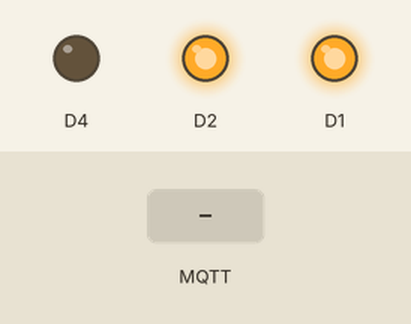
A sketch run on a simulated ESP8266 (NodeMCU). Parts: output pins drawn as LEDs (lit = HIGH). The test bench sets the inputs (shaded band). WiFi joins after 1.5 s; servers stay silent unless stated; no MQTT or app messages arrive unless stated; what the sketch prints to the serial monitor is not drawn.

Above: at 2.7 s.
2.8 s: MQTT message "on" arrives on the first subscribed topic
At 3.3 s:
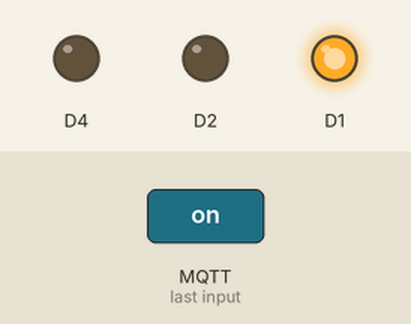
4.3 s: MQTT message "on" arrives on the second subscribed topic
At 5.5 s:
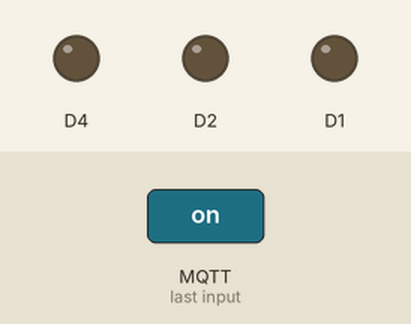
5.8 s: MQTT message "off" arrives on the first subscribed topic
At 6.8 s:
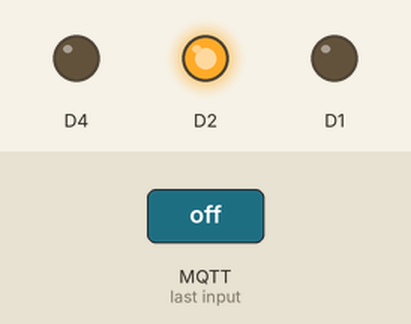
Timing chart, 0 to 8.8 s (numbered marks = the images above; inputs shaded):
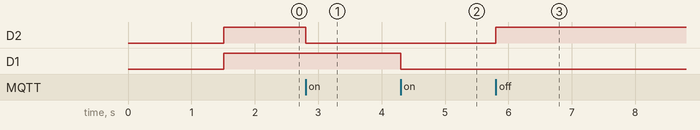

The sketch:

node-fans-heaters.ino
```cpp
#include <ESP8266WiFi.h>
#include <PubSubClient.h>
#include <string.h>;

// Update these with values suitable for your network.
const char* ssid = "elpropio";
const char* password = "d798fd798f";
//const char* ssid = "LAS CHICHIS";
//const char* password = "140805092105";
//const char* mqtt_server = "192.168.1.11";
const char* mqtt_server = "192.168.0.148";
const char* clientID = "fanheater-controller";
const char* sensor_name = "";
const char* separator = ":";

//Variables
int chk;

WiFiClient espClient;
PubSubClient client(espClient);
char msg[50];
char data[50];
char* heater;
char* fan;

void setup_wifi() {

  delay(10);
  // We start by connecting to a WiFi network
  Serial.println();
  Serial.print("Connecting to ");
  Serial.println(ssid);

  WiFi.begin(ssid, password);

  while (WiFi.status() != WL_CONNECTED) {
    delay(500);
    Serial.print(".");
  }

  Serial.println("");
  Serial.println("WiFi connected");
  Serial.println("IP address: ");
  Serial.println(WiFi.localIP());
}

void callback(char* topico, byte* payload, unsigned int length) {
  // Conver the incoming byte array to a string
  payload[length] = '\0'; // Null terminator used to terminate the char array
  String message = (char*)payload;
  String topic = String(topico);

  Serial.print("Message arrived on topic: [");
  Serial.print(topic);
  Serial.print("], ");
  Serial.println(message);

  if(topic == "testing" && message == "testing"){
    client.publish("testing-response", "alive");
  }

  if(topic == "heater" && message == "on"){
    digitalWrite(D1, LOW);
  }
  if(topic == "heater" && message == "off"){
    digitalWrite(D1, HIGH);
  }
  if(topic == "fan" && message == "on"){
    digitalWrite(D2, LOW);
  }
  if(topic == "fan" && message == "off"){
    digitalWrite(D2, HIGH);
  }

  if(topic == "status" && message == "data"){

   // -------- SENSOR 1 -------------------------
    memset(msg, 0, sizeof(msg));
    memset(data, 0, sizeof(data));
    if(digitalRead(D1) == LOW){
      heater = "on";
    }else{
      heater = "off";
    }
    strcat(msg, clientID);
    strcat(msg, separator);
    sensor_name = "heater";
    strcat(msg, sensor_name);
    strcat(msg, separator);
    strcat(msg, heater);
    client.publish("status-response", msg);
    // -------------------------------------------

    // -------- SENSOR 2 -------------------------
    memset(msg, 0, sizeof(msg));
    memset(data, 0, sizeof(data));
    if(digitalRead(D2) == LOW){
      fan = "on";
    }else{
      fan = "off";
    }
    strcat(msg, clientID);
    strcat(msg, separator);
    sensor_name = "fan";
    strcat(msg, sensor_name);
    strcat(msg, separator);
    strcat(msg, fan);
    client.publish("status-response", msg);
    // -------------------------------------------
  }
}

void reconnect() {
  // Loop until we're reconnected
  while (!client.connected()) {
    Serial.print("Attempting MQTT connection...");
    // Attempt to connect
    if (client.connect(clientID)) {
      Serial.println("connected");
      // Once connected, publish an announcement...
      client.publish("conexions", clientID);
      // ... and resubscribe
      client.subscribe("fan");
      client.subscribe("heater");
      client.subscribe("status");
      client.subscribe("testing");
      // ---------------- Subscruptions
    } else {
      Serial.print("failed, rc=");
      Serial.print(client.state());
      Serial.println(" try again in 5 seconds");
      // Wait 5 seconds before retrying
      delay(5000);
    }
  }
}

void setup() {
  pinMode(LED_BUILTIN, OUTPUT);     // Initialize the LED_BUILTIN pin as an output
  // digitalWrite(LED_BUILTIN, LOW);   // Turn the LED on (Note that LOW is the voltage level
  Serial.begin(115200);
  setup_wifi();
  client.setServer(mqtt_server, 1883);
  client.setCallback(callback);
  pinMode(D1, OUTPUT);
  pinMode(D2, OUTPUT);
  digitalWrite(D1, HIGH);
  digitalWrite(D2, HIGH);
}


void loop() {
  if (!client.connected()) {
    reconnect();
  }
  client.loop();
}
```

Measured:
- after the input at 2.8 s, D2: HIGH → LOW at once
- after the input at 4.3 s, D1: HIGH → LOW at once
- after the input at 5.8 s, D2: LOW → HIGH at once
